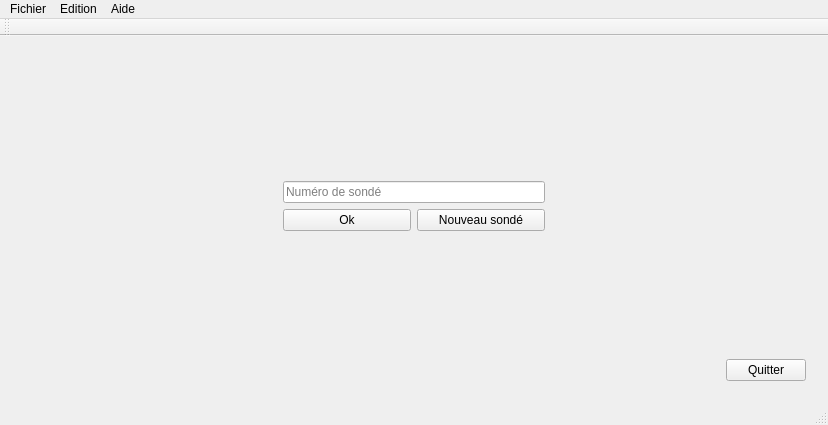
<?xml version="1.0" encoding="UTF-8"?>
<ui version="4.0">
 <class>MainWindow</class>
 <widget class="QMainWindow" name="MainWindow">
  <property name="geometry">
   <rect>
    <x>0</x>
    <y>0</y>
    <width>828</width>
    <height>425</height>
   </rect>
  </property>
  <property name="windowTitle">
   <string>MainWindow</string>
  </property>
  <widget class="QWidget" name="centralWidget">
   <layout class="QVBoxLayout" name="verticalLayout">
    <item>
     <widget class="QStackedWidget" name="stackedWidget">
      <property name="currentIndex">
       <number>0</number>
      </property>
      <widget class="QWidget" name="page">
       <layout class="QGridLayout" name="gridLayout_3">
        <item row="1" column="0">
         <spacer name="horizontalSpacer_21">
          <property name="orientation">
           <enum>Qt::Horizontal</enum>
          </property>
          <property name="sizeHint" stdset="0">
           <size>
            <width>40</width>
            <height>20</height>
           </size>
          </property>
         </spacer>
        </item>
        <item row="0" column="0" colspan="2">
         <layout class="QGridLayout" name="gridLayout">
          <item row="0" column="1">
           <spacer name="verticalSpacer_2">
            <property name="orientation">
             <enum>Qt::Vertical</enum>
            </property>
            <property name="sizeHint" stdset="0">
             <size>
              <width>20</width>
              <height>40</height>
             </size>
            </property>
           </spacer>
          </item>
          <item row="2" column="2">
           <spacer name="horizontalSpacer_2">
            <property name="orientation">
             <enum>Qt::Horizontal</enum>
            </property>
            <property name="sizeHint" stdset="0">
             <size>
              <width>40</width>
              <height>20</height>
             </size>
            </property>
           </spacer>
          </item>
          <item row="1" column="1">
           <widget class="QLineEdit" name="lineEdit_2">
            <property name="toolTip">
             <string/>
            </property>
            <property name="statusTip">
             <string/>
            </property>
            <property name="whatsThis">
             <string/>
            </property>
            <property name="placeholderText">
             <string>Numéro de sondé</string>
            </property>
           </widget>
          </item>
          <item row="3" column="2">
           <spacer name="verticalSpacer">
            <property name="orientation">
             <enum>Qt::Vertical</enum>
            </property>
            <property name="sizeHint" stdset="0">
             <size>
              <width>20</width>
              <height>40</height>
             </size>
            </property>
           </spacer>
          </item>
          <item row="2" column="1">
           <layout class="QHBoxLayout" name="horizontalLayout">
            <item>
             <widget class="QPushButton" name="pushButton_2">
              <property name="text">
               <string>Ok</string>
              </property>
             </widget>
            </item>
            <item>
             <widget class="QPushButton" name="pushButton">
              <property name="text">
               <string>Nouveau sondé</string>
              </property>
             </widget>
            </item>
           </layout>
          </item>
          <item row="1" column="0">
           <spacer name="horizontalSpacer">
            <property name="orientation">
             <enum>Qt::Horizontal</enum>
            </property>
            <property name="sizeHint" stdset="0">
             <size>
              <width>40</width>
              <height>20</height>
             </size>
            </property>
           </spacer>
          </item>
         </layout>
        </item>
        <item row="1" column="1">
         <widget class="QPushButton" name="pushButton_13">
          <property name="text">
           <string>Quitter</string>
          </property>
         </widget>
        </item>
       </layout>
      </widget>
      <widget class="QWidget" name="page_2">
       <layout class="QVBoxLayout" name="verticalLayout_9">
        <item>
         <layout class="QVBoxLayout" name="verticalLayout_8">
          <item>
           <widget class="QLabel" name="label">
            <property name="text">
             <string>&lt;html&gt;&lt;head/&gt;&lt;body&gt;&lt;p&gt;&lt;span style=&quot; font-size:14pt; font-weight:600;&quot;&gt;Nouveau Sondé&lt;/span&gt;&lt;/p&gt;&lt;/body&gt;&lt;/html&gt;</string>
            </property>
            <property name="alignment">
             <set>Qt::AlignCenter</set>
            </property>
           </widget>
          </item>
          <item>
           <widget class="QFrame" name="frame">
            <property name="frameShape">
             <enum>QFrame::Box</enum>
            </property>
            <property name="frameShadow">
             <enum>QFrame::Raised</enum>
            </property>
            <layout class="QHBoxLayout" name="horizontalLayout_5">
             <item>
              <spacer name="horizontalSpacer_8">
               <property name="orientation">
                <enum>Qt::Horizontal</enum>
               </property>
               <property name="sizeHint" stdset="0">
                <size>
                 <width>40</width>
                 <height>20</height>
                </size>
               </property>
              </spacer>
             </item>
             <item>
              <layout class="QHBoxLayout" name="horizontalLayout_2">
               <item>
                <widget class="QLabel" name="label_2">
                 <property name="text">
                  <string>Date de naissance :</string>
                 </property>
                </widget>
               </item>
               <item>
                <widget class="QDateEdit" name="dateEdit"/>
               </item>
              </layout>
             </item>
             <item>
              <spacer name="horizontalSpacer_7">
               <property name="orientation">
                <enum>Qt::Horizontal</enum>
               </property>
               <property name="sizeHint" stdset="0">
                <size>
                 <width>40</width>
                 <height>20</height>
                </size>
               </property>
              </spacer>
             </item>
             <item>
              <layout class="QHBoxLayout" name="horizontalLayout_3">
               <item>
                <widget class="QLabel" name="label_3">
                 <property name="text">
                  <string>Sexe :</string>
                 </property>
                </widget>
               </item>
               <item>
                <widget class="QRadioButton" name="radioButton">
                 <property name="text">
                  <string>Homme</string>
                 </property>
                </widget>
               </item>
               <item>
                <widget class="QRadioButton" name="radioButton_2">
                 <property name="text">
                  <string>Femme</string>
                 </property>
                </widget>
               </item>
              </layout>
             </item>
             <item>
              <spacer name="horizontalSpacer_9">
               <property name="orientation">
                <enum>Qt::Horizontal</enum>
               </property>
               <property name="sizeHint" stdset="0">
                <size>
                 <width>40</width>
                 <height>20</height>
                </size>
               </property>
              </spacer>
             </item>
            </layout>
           </widget>
          </item>
          <item>
           <widget class="QFrame" name="frame_2">
            <property name="frameShape">
             <enum>QFrame::Box</enum>
            </property>
            <property name="frameShadow">
             <enum>QFrame::Raised</enum>
            </property>
            <layout class="QVBoxLayout" name="verticalLayout_6">
             <item>
              <widget class="QLabel" name="label_4">
               <property name="text">
                <string>&lt;html&gt;&lt;head/&gt;&lt;body&gt;&lt;p&gt;&lt;span style=&quot; font-weight:600;&quot;&gt;Composition du foyer :&lt;/span&gt;&lt;/p&gt;&lt;/body&gt;&lt;/html&gt;</string>
               </property>
              </widget>
             </item>
             <item>
              <layout class="QHBoxLayout" name="horizontalLayout_6">
               <property name="leftMargin">
                <number>50</number>
               </property>
               <item>
                <layout class="QVBoxLayout" name="verticalLayout_3">
                 <property name="rightMargin">
                  <number>50</number>
                 </property>
                 <item>
                  <widget class="QLabel" name="label_6">
                   <property name="text">
                    <string>Nombre de personnes :</string>
                   </property>
                  </widget>
                 </item>
                 <item>
                  <widget class="QSpinBox" name="spinBox"/>
                 </item>
                </layout>
               </item>
               <item>
                <layout class="QVBoxLayout" name="verticalLayout_4">
                 <property name="rightMargin">
                  <number>50</number>
                 </property>
                 <item>
                  <widget class="QLabel" name="label_7">
                   <property name="text">
                    <string>Nombre d'enfants :</string>
                   </property>
                  </widget>
                 </item>
                 <item>
                  <widget class="QSpinBox" name="spinBox_2"/>
                 </item>
                </layout>
               </item>
               <item>
                <layout class="QVBoxLayout" name="verticalLayout_5">
                 <property name="rightMargin">
                  <number>50</number>
                 </property>
                 <item>
                  <widget class="QLabel" name="label_8">
                   <property name="text">
                    <string>Nombres d'animaux :</string>
                   </property>
                  </widget>
                 </item>
                 <item>
                  <widget class="QSpinBox" name="spinBox_3"/>
                 </item>
                </layout>
               </item>
              </layout>
             </item>
            </layout>
           </widget>
          </item>
          <item>
           <widget class="QFrame" name="frame_3">
            <property name="frameShape">
             <enum>QFrame::Box</enum>
            </property>
            <property name="frameShadow">
             <enum>QFrame::Raised</enum>
            </property>
            <layout class="QHBoxLayout" name="horizontalLayout_7">
             <item>
              <layout class="QVBoxLayout" name="verticalLayout_7">
               <item>
                <widget class="QLabel" name="label_5">
                 <property name="text">
                  <string>&lt;html&gt;&lt;head/&gt;&lt;body&gt;&lt;p&gt;&lt;span style=&quot; font-weight:600;&quot;&gt;Tranche des revenus du foyer (en €) :&lt;/span&gt;&lt;/p&gt;&lt;/body&gt;&lt;/html&gt;</string>
                 </property>
                </widget>
               </item>
               <item>
                <layout class="QHBoxLayout" name="horizontalLayout_4">
                 <property name="leftMargin">
                  <number>50</number>
                 </property>
                 <property name="rightMargin">
                  <number>50</number>
                 </property>
                 <item>
                  <widget class="QRadioButton" name="radioButton_3">
                   <property name="text">
                    <string>0 - 1000</string>
                   </property>
                  </widget>
                 </item>
                 <item>
                  <spacer name="horizontalSpacer_4">
                   <property name="orientation">
                    <enum>Qt::Horizontal</enum>
                   </property>
                   <property name="sizeHint" stdset="0">
                    <size>
                     <width>40</width>
                     <height>20</height>
                    </size>
                   </property>
                  </spacer>
                 </item>
                 <item>
                  <widget class="QRadioButton" name="radioButton_4">
                   <property name="text">
                    <string>1000 - 2000</string>
                   </property>
                  </widget>
                 </item>
                 <item>
                  <spacer name="horizontalSpacer_5">
                   <property name="orientation">
                    <enum>Qt::Horizontal</enum>
                   </property>
                   <property name="sizeHint" stdset="0">
                    <size>
                     <width>40</width>
                     <height>20</height>
                    </size>
                   </property>
                  </spacer>
                 </item>
                 <item>
                  <widget class="QRadioButton" name="radioButton_5">
                   <property name="text">
                    <string>2000 - 5000</string>
                   </property>
                  </widget>
                 </item>
                 <item>
                  <spacer name="horizontalSpacer_6">
                   <property name="orientation">
                    <enum>Qt::Horizontal</enum>
                   </property>
                   <property name="sizeHint" stdset="0">
                    <size>
                     <width>40</width>
                     <height>20</height>
                    </size>
                   </property>
                  </spacer>
                 </item>
                 <item>
                  <widget class="QRadioButton" name="radioButton_6">
                   <property name="text">
                    <string>5000 ou plus</string>
                   </property>
                  </widget>
                 </item>
                </layout>
               </item>
              </layout>
             </item>
            </layout>
           </widget>
          </item>
          <item>
           <layout class="QHBoxLayout" name="horizontalLayout_8">
            <item>
             <spacer name="horizontalSpacer_3">
              <property name="orientation">
               <enum>Qt::Horizontal</enum>
              </property>
              <property name="sizeHint" stdset="0">
               <size>
                <width>40</width>
                <height>20</height>
               </size>
              </property>
             </spacer>
            </item>
            <item>
             <widget class="QPushButton" name="pushButton_4">
              <property name="text">
               <string>Ok</string>
              </property>
             </widget>
            </item>
            <item>
             <widget class="QPushButton" name="pushButton_3">
              <property name="text">
               <string>Annuler</string>
              </property>
             </widget>
            </item>
           </layout>
          </item>
         </layout>
        </item>
       </layout>
      </widget>
      <widget class="QWidget" name="page_3">
       <layout class="QVBoxLayout" name="verticalLayout_11">
        <item>
         <layout class="QVBoxLayout" name="verticalLayout_10">
          <item>
           <widget class="QLabel" name="label_9">
            <property name="text">
             <string>&lt;html&gt;&lt;head/&gt;&lt;body&gt;&lt;p&gt;&lt;span style=&quot; font-weight:600;&quot;&gt;Selectionner un sondage :&lt;/span&gt;&lt;/p&gt;&lt;/body&gt;&lt;/html&gt;</string>
            </property>
           </widget>
          </item>
          <item>
           <widget class="QListWidget" name="listWidget"/>
          </item>
          <item>
           <layout class="QHBoxLayout" name="horizontalLayout_9">
            <item>
             <spacer name="horizontalSpacer_10">
              <property name="orientation">
               <enum>Qt::Horizontal</enum>
              </property>
              <property name="sizeHint" stdset="0">
               <size>
                <width>40</width>
                <height>20</height>
               </size>
              </property>
             </spacer>
            </item>
            <item>
             <widget class="QPushButton" name="pushButton_5">
              <property name="text">
               <string>Ok</string>
              </property>
             </widget>
            </item>
            <item>
             <widget class="QPushButton" name="pushButton_6">
              <property name="text">
               <string>Annuler</string>
              </property>
             </widget>
            </item>
           </layout>
          </item>
         </layout>
        </item>
       </layout>
      </widget>
      <widget class="QWidget" name="page_4">
       <widget class="QLabel" name="label_11">
        <property name="geometry">
         <rect>
          <x>300</x>
          <y>10</y>
          <width>281</width>
          <height>21</height>
         </rect>
        </property>
        <property name="text">
         <string>Sondage :</string>
        </property>
       </widget>
       <widget class="QCheckBox" name="checkBox">
        <property name="geometry">
         <rect>
          <x>140</x>
          <y>60</y>
          <width>95</width>
          <height>26</height>
         </rect>
        </property>
        <property name="text">
         <string>CheckBox</string>
        </property>
       </widget>
       <widget class="QCheckBox" name="checkBox_2">
        <property name="geometry">
         <rect>
          <x>260</x>
          <y>60</y>
          <width>95</width>
          <height>26</height>
         </rect>
        </property>
        <property name="text">
         <string>CheckBox</string>
        </property>
       </widget>
       <widget class="QCheckBox" name="checkBox_3">
        <property name="geometry">
         <rect>
          <x>390</x>
          <y>60</y>
          <width>95</width>
          <height>26</height>
         </rect>
        </property>
        <property name="text">
         <string>CheckBox</string>
        </property>
       </widget>
       <widget class="QCheckBox" name="checkBox_4">
        <property name="geometry">
         <rect>
          <x>530</x>
          <y>60</y>
          <width>95</width>
          <height>26</height>
         </rect>
        </property>
        <property name="text">
         <string>CheckBox</string>
        </property>
       </widget>
       <widget class="QCheckBox" name="checkBox_5">
        <property name="geometry">
         <rect>
          <x>650</x>
          <y>60</y>
          <width>95</width>
          <height>26</height>
         </rect>
        </property>
        <property name="text">
         <string>CheckBox</string>
        </property>
       </widget>
       <widget class="QLabel" name="label_12">
        <property name="geometry">
         <rect>
          <x>90</x>
          <y>30</y>
          <width>161</width>
          <height>21</height>
         </rect>
        </property>
        <property name="text">
         <string>Marque(s) connue(s)</string>
        </property>
       </widget>
       <widget class="QLabel" name="label_25">
        <property name="geometry">
         <rect>
          <x>90</x>
          <y>110</y>
          <width>161</width>
          <height>21</height>
         </rect>
        </property>
        <property name="text">
         <string>Achat 6 derniers mois :</string>
        </property>
       </widget>
       <widget class="QLabel" name="label_26">
        <property name="geometry">
         <rect>
          <x>90</x>
          <y>230</y>
          <width>261</width>
          <height>21</height>
         </rect>
        </property>
        <property name="text">
         <string>Type de consommation :</string>
        </property>
       </widget>
       <widget class="QWidget" name="">
        <property name="geometry">
         <rect>
          <x>110</x>
          <y>150</y>
          <width>154</width>
          <height>33</height>
         </rect>
        </property>
        <layout class="QHBoxLayout" name="horizontalLayout_19">
         <item>
          <widget class="QCheckBox" name="checkBox_11">
           <property name="text">
            <string>CheckBox</string>
           </property>
          </widget>
         </item>
         <item>
          <widget class="QSpinBox" name="spinBox_7"/>
         </item>
        </layout>
       </widget>
      </widget>
      <widget class="QWidget" name="page_5">
       <widget class="QLabel" name="label_10">
        <property name="geometry">
         <rect>
          <x>330</x>
          <y>10</y>
          <width>221</width>
          <height>21</height>
         </rect>
        </property>
        <property name="text">
         <string>Statistique :</string>
        </property>
       </widget>
       <widget class="QLabel" name="label_27">
        <property name="geometry">
         <rect>
          <x>90</x>
          <y>40</y>
          <width>271</width>
          <height>21</height>
         </rect>
        </property>
        <property name="text">
         <string>Conso moyenne par type :</string>
        </property>
       </widget>
       <widget class="QLabel" name="label_28">
        <property name="geometry">
         <rect>
          <x>90</x>
          <y>110</y>
          <width>461</width>
          <height>21</height>
         </rect>
        </property>
        <property name="text">
         <string>Porportion de la marque en fonction de la conso moyenne</string>
        </property>
       </widget>
       <widget class="QLabel" name="label_29">
        <property name="geometry">
         <rect>
          <x>80</x>
          <y>160</y>
          <width>461</width>
          <height>21</height>
         </rect>
        </property>
        <property name="text">
         <string>Tranche d'âge moyenne des conso anti-chelestérol</string>
        </property>
       </widget>
       <widget class="QLabel" name="label_30">
        <property name="geometry">
         <rect>
          <x>80</x>
          <y>210</y>
          <width>461</width>
          <height>21</height>
         </rect>
        </property>
        <property name="text">
         <string>Moyenne nbr d'enfant pour yahourt à boire</string>
        </property>
       </widget>
       <widget class="QLabel" name="label_31">
        <property name="geometry">
         <rect>
          <x>80</x>
          <y>250</y>
          <width>461</width>
          <height>21</height>
         </rect>
        </property>
        <property name="text">
         <string>Rapport entre revenu et conso totale de yaourt</string>
        </property>
       </widget>
       <widget class="QLabel" name="label_32">
        <property name="geometry">
         <rect>
          <x>80</x>
          <y>290</y>
          <width>461</width>
          <height>21</height>
         </rect>
        </property>
        <property name="text">
         <string>Conso homme/femme yaourts allégés</string>
        </property>
       </widget>
      </widget>
     </widget>
    </item>
   </layout>
  </widget>
  <widget class="QMenuBar" name="menuBar">
   <property name="geometry">
    <rect>
     <x>0</x>
     <y>0</y>
     <width>828</width>
     <height>27</height>
    </rect>
   </property>
   <widget class="QMenu" name="menuFichier">
    <property name="title">
     <string>Fichier</string>
    </property>
    <addaction name="actionQuitter"/>
   </widget>
   <widget class="QMenu" name="menuAide">
    <property name="title">
     <string>Aide</string>
    </property>
   </widget>
   <widget class="QMenu" name="menuEdition">
    <property name="title">
     <string>Edition</string>
    </property>
    <addaction name="actionAdministrateur"/>
   </widget>
   <addaction name="menuFichier"/>
   <addaction name="menuEdition"/>
   <addaction name="menuAide"/>
  </widget>
  <widget class="QToolBar" name="mainToolBar">
   <attribute name="toolBarArea">
    <enum>TopToolBarArea</enum>
   </attribute>
   <attribute name="toolBarBreak">
    <bool>false</bool>
   </attribute>
  </widget>
  <widget class="QStatusBar" name="statusBar"/>
  <action name="actionQuitter">
   <property name="text">
    <string>Quitter</string>
   </property>
  </action>
  <action name="actionAdministrateur">
   <property name="text">
    <string>Administrateur</string>
   </property>
  </action>
 </widget>
 <layoutdefault spacing="6" margin="11"/>
 <resources/>
 <connections>
  <connection>
   <sender>actionQuitter</sender>
   <signal>triggered()</signal>
   <receiver>MainWindow</receiver>
   <slot>close()</slot>
   <hints>
    <hint type="sourcelabel">
     <x>-1</x>
     <y>-1</y>
    </hint>
    <hint type="destinationlabel">
     <x>413</x>
     <y>212</y>
    </hint>
   </hints>
  </connection>
  <connection>
   <sender>pushButton_13</sender>
   <signal>clicked()</signal>
   <receiver>MainWindow</receiver>
   <slot>close()</slot>
   <hints>
    <hint type="sourcelabel">
     <x>767</x>
     <y>365</y>
    </hint>
    <hint type="destinationlabel">
     <x>413</x>
     <y>212</y>
    </hint>
   </hints>
  </connection>
 </connections>
</ui>
